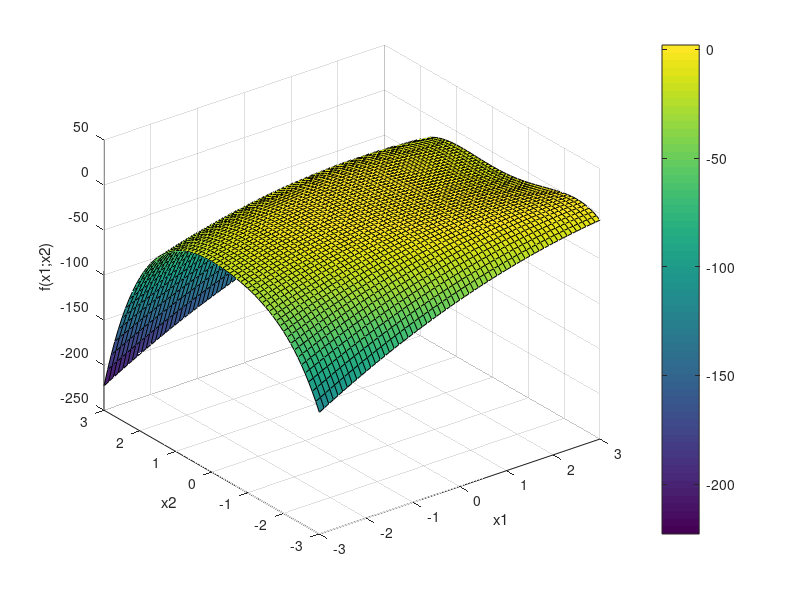
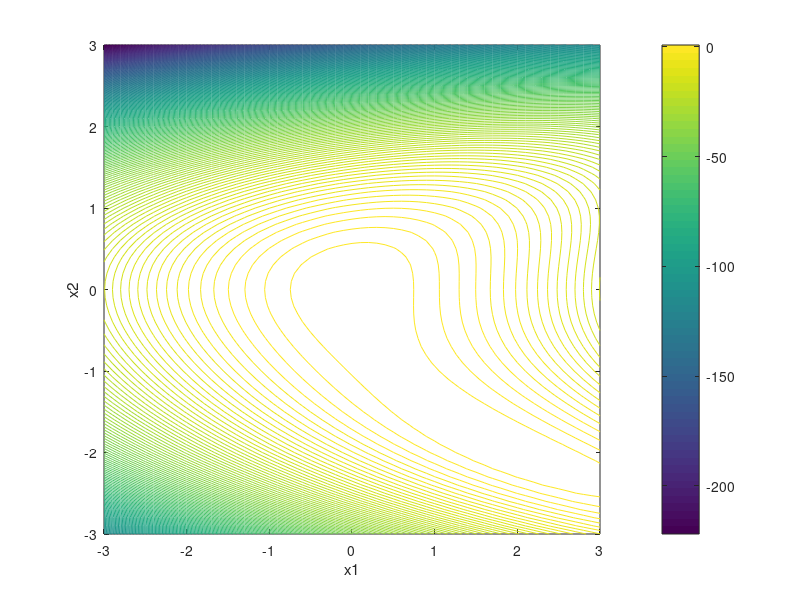

These charts were generated, in order, by the following MATLAB code: (Note: this script raises an error after producing the figures.)
clear
clc
close

%define a 2-dimensional grid to sample the plane R^2 (domain of the function):
[x1, x2] = meshgrid(-3:0.1:3, -3:0.1:3);
%domain [−100, 100] × [−100, 100] (large square) sampled with uniform step 2. 
%You obtain two matrices x1 and x2.

%objective function
ucf = 2 - (x1 + x2).^2 - (x2.^2 + x2 - x1).^2; 

figure
surf (x1, x2, ucf)
xlabel ('x1');
ylabel ('x2');
zlabel ('f(x1;x2)');
colorbar;
figure
contour (x1, x2, ucf, 200)
xlabel ('x1');
ylabel ('x2');
colorbar;

x0 = [0 , 0]; %initial guess as maximum
fminunc (@ucfmax, x0)
xmax = fminunc (@ucfmax,x0)
[xmax, fmax] = fminunc (@ucfmax, x0)

x1 = [2 , -2]; 
fminunc (@ucf, x1)
xmin = fminunc (@ucf,x1)
[xsad1, f] = fminunc (@ucf, x1)

x2 = [0.5 , -1]; 
fminunc (@ucf, x2)
xsad2 = fminunc (@ucf,x2)
[xsad2, f] = fminunc (@ucf, x2)

